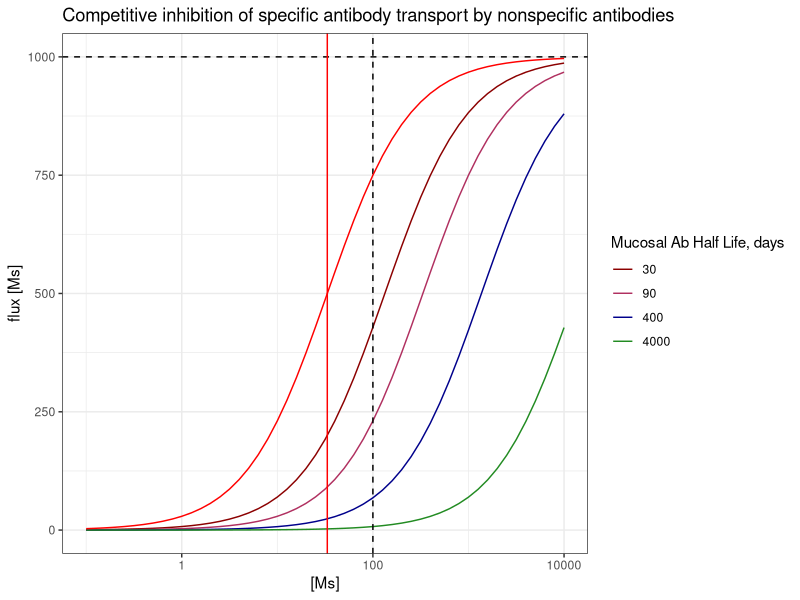
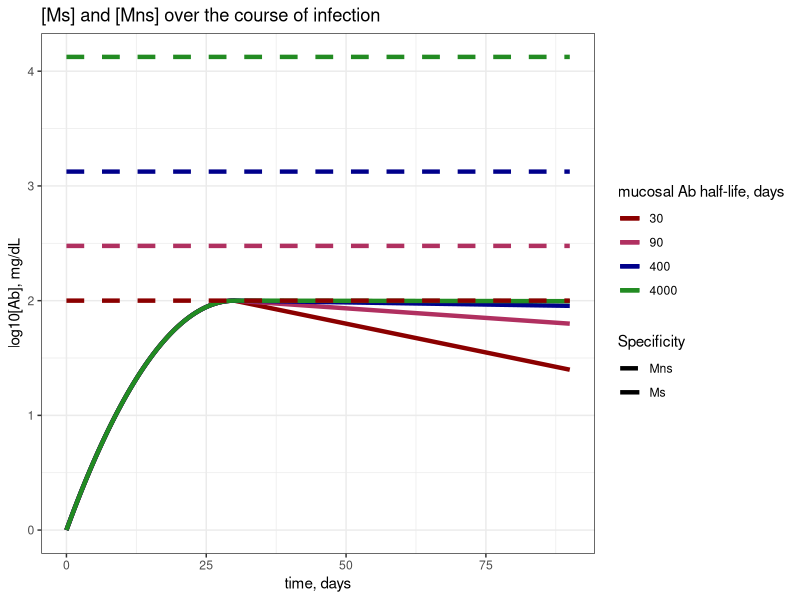
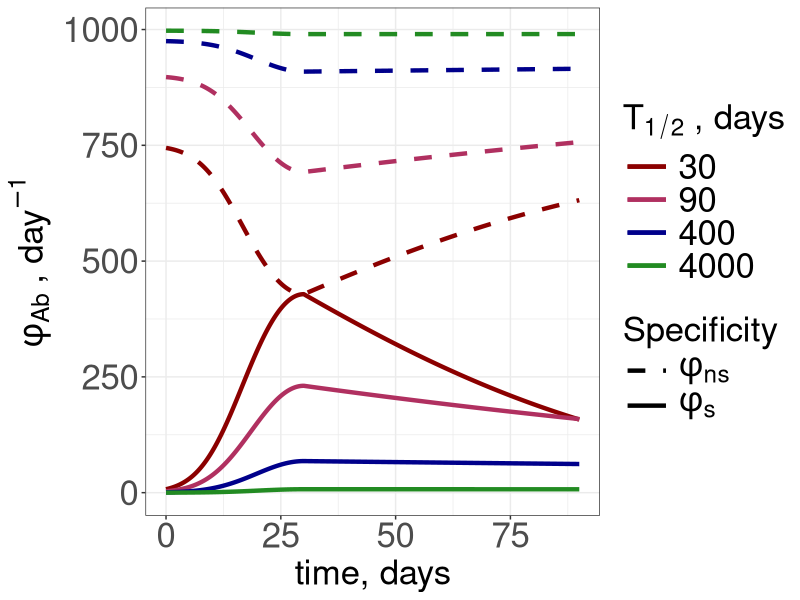
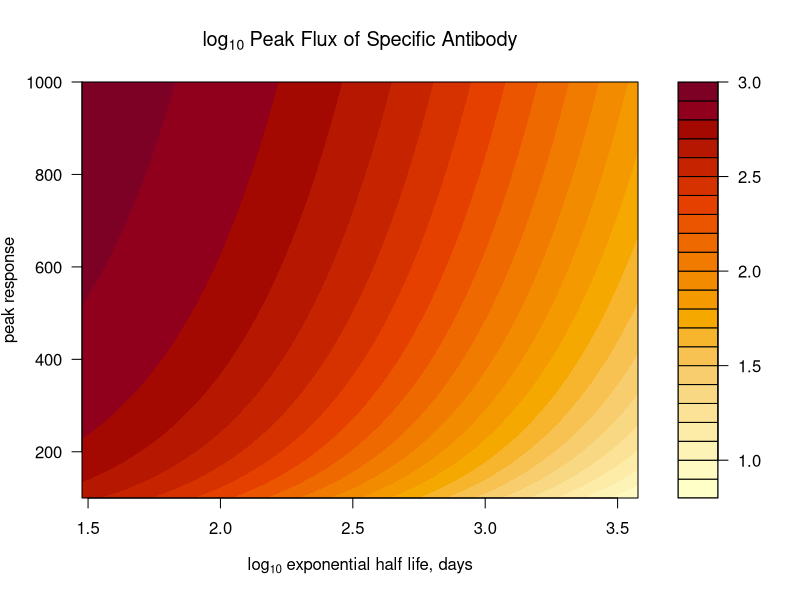
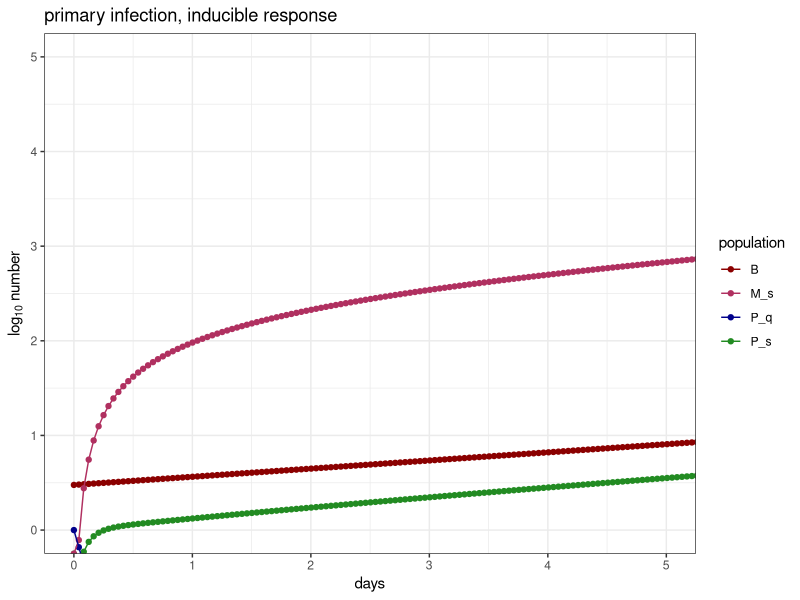
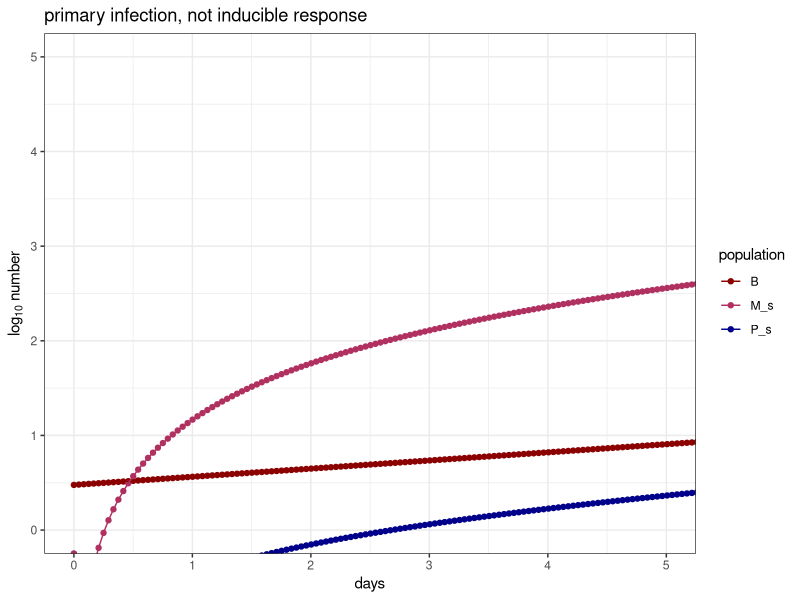
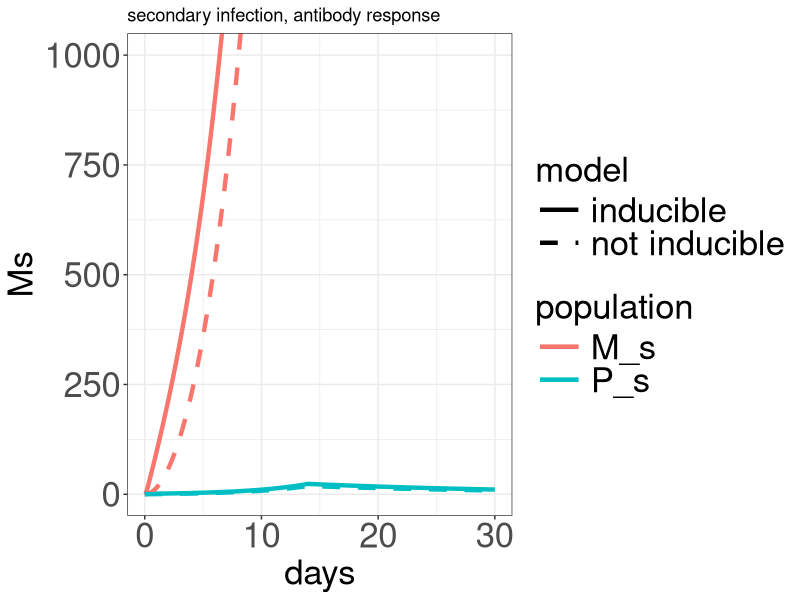
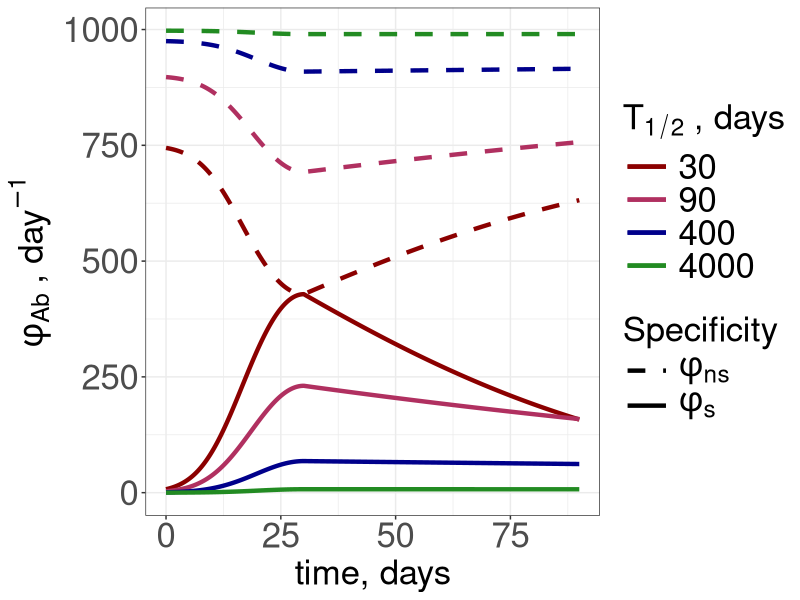

R code for these plots, in order:
## ---- chunk 1
#install.package("here")
library(here)

#install.package("ggplot2")
library(ggplot2)

#install.package("gridExtra")
library(gridExtra)

#install.packages("tidyverse")
library(tidyverse)

#install.packages("deSolve")
library(deSolve)

#load functions
MM_function = function(M_s, M_ns) {(Vmax*M_s)/(KM+M_ns+M_s)}


#choose plotting colors
my_colors = c("darkred", "maroon", "darkblue", "forestgreen", "darkorange", "goldenrod") #choose color range
num_colors = length(my_colors) #set number of colors needed for plotting
my_colors = colorRampPalette(my_colors)(num_colors) #increase number of colors staying in color range
## ---- chunk 2
# generation of new response
Ap = 100 #peak antibody titer will be the same as Mns for 90 days
#initial ab titer
A0 = 1 # initial specific ab concentration
tp = 30 #time of peak titer -- days

# steady state nonspecific antibodies
t_halfs = c(30,90,400,4000) #half lives of mucosal ab in days - 1 month, 3 months, 1 year, 10 years :) 
d_mus = log(2)/t_halfs #half lives in days
  names(d_mus) = t_halfs
c = Ap*(log(2)/min(t_halfs))# calculate c such that the minimum M_ns = Ap = 100
Mns_vec = c/d_mus #vector of approximate ss solutions
  names(Mns_vec) = t_halfs


# transport
Vmax = 10^3 # order of magnitude of peak response # we might vary this later
k2 = 1/(2/24) #rate of transport - 1/T of transport which is 1/2hours or 1/2/24ths of a day
RT = Vmax/k2 #total number (concentration) of receptors, Vmax = k2RT
KM = Ap/3 #choosing KM such that at peak in the absence of Mns, Ms would achieve 75% of max flux at peak
k1 = k2/KM #k2/min(Mns_vec) #rate of antibody binding such that KM is on the order of 10

# dynamics in the lumen 
t_half_L = 3 #half life of antibodies in the lumen, in days
d_L = log(2)/t_half_L #decay rate in the lumen


# Total time to plot responses
Tmax = 90

# will be calculated when iterating through d_mu
#r0 = (2*log(Ap/A0)/tp) + d_mu #initial/greatest exponential expansion rate
#alpha = (r0 - d_mu)/tp # rate of decay of exponential growth rate


## ---- chunk 3
#set concentrations of Ms for x axis
concentrations = 10^seq(-1, 4, by = 0.1) #range of concentrations M_s such that we span much less than and much greater than Ap

### plot flux vs [Ms] given each Mns 
flux_df = lapply(t_halfs, function(t_half){
  # set d_mu and Mns 
  d_mu = log(2)/t_half
  Mns = c/d_mu
  
  #calculate flux
  flux = sapply(concentrations, function(Ms){
   
   return(MM_function(M_s = Ms, M_ns = Mns))
  }) %>% cbind("Ms" = concentrations, "flux" = ., "t_half" = t_half) %>% as.data.frame() 
}) %>% do.call(rbind, .) %>% as.data.frame() 

## plot
plot = ggplot() + geom_line(data = flux_df, aes(x = (Ms), y = flux, group = factor(t_half), col = factor(t_half))) +
  geom_hline(yintercept = Vmax, linetype = "dashed") +
  geom_vline(xintercept = (KM), color = "red") +
  geom_vline(xintercept = (Ap), linetype= "dashed") +
geom_line(
  aes(x = concentrations, y = sapply(concentrations, function(Ms){Vmax*Ms/(KM+Ms)})),
  inherit.aes = FALSE,
  color = "red"
) +
  scale_x_continuous(trans = "log10") +
  scale_color_manual(values = my_colors) +
  labs(x = "[Ms]", y = "flux [Ms]", color = "Mucosal Ab Half Life, days", title = "Competitive inhibition of specific antibody transport by nonspecific antibodies") + 
  theme_bw()

# print to viewer
print(plot)
## ---- chunk 4
### plot Ms vs Mns over time
Mab_titers = lapply(t_halfs, function(t_half){
  # setting t.half dependent parms for nonspecific population
  d_mu = log(2)/t_half #set d_mu
  Mns = c/d_mu # steadys state nonspecific
  
  # setting t.half dependent parms for specific abs
  r0 = (2*log(Ap/A0)/tp) + d_mu #initial/greatest exponential expansion rate
  alpha = (r0 - d_mu)/tp # rate of decay of exponential growth rate

  # set time vector parms
  Tmax = Tmax # total days
  points_per_day = 24 # every hour
  time = seq(0, Tmax, length.out = Tmax*points_per_day) #generate time vector

  ### apply to calculate
  soln = data.frame("time" = time, "Ms" = sapply(time, function(t){
    if(t<=tp){A0*exp((r0 - d_mu)*t - (alpha/2)*t^2)}
    else {Ap*exp(-d_mu*(t-tp))}
  }))
  

  # solve 
  soln = soln %>% cbind(.,Mns, t_half)
}) %>% do.call(rbind, .) #concatenates all dfs from lapply list into a single df rowwise

### Plot
plot = ggplot() + geom_line(data = Mab_titers, aes(x = time, y = log10(Ms), group = factor(t_half), col = factor(t_half), linetype = "Ms"), lwd = 1.5) +
  geom_line(data = Mab_titers, aes(x = time, y = log10(Mns), group = factor(t_half), col = factor(t_half), linetype = "Mns"), lwd = 1.5) + 
  scale_color_manual(values = my_colors) +
  scale_linetype_manual(values = c("Ms" = "solid", "Mns" = "dashed")) +
  labs(x = "time, days", y = "log10[Ab], mg/dL", col = "mucosal Ab half-life, days", linetype = "Specificity", title = "[Ms] and [Mns] over the course of infection") +
  theme_bw()
  

#print to viewer
print(plot)

## ---- chunk 5
# set parms 
#transport 
Vmax = Vmax
k2 = k2
RT = RT
k1 = k1
KM = KM

#lumen
t_half_L = t_half_L
d_L = d_L

#steady state Ab
c = c
t_halfs = t_halfs
d_mus = d_mus
Mns_vec = Mns_vec
Ap = Ap

# generating new response
Ap = Ap
A0 = A0
tp = tp

# Total time 
Tmax = Tmax
## ---- chunk 6
MM_soln = lapply(t_halfs, function(t_half){
  # setting t.half dependent parms for nonspecific population
  d_mu = log(2)/t_half #set d_mu
  Mns = c/d_mu # steadys state nonspecific
  
  # setting t.half dependent parms for specific abs
  r0 = (2*log(Ap/A0)/tp) + d_mu #initial/greatest exponential expansion rate
  alpha = (r0 - d_mu)/tp # rate of decay of exponential growth rate

  # set time vector parms
  Tmax = Tmax # total days
  points_per_day = 24 # every hour
  time = seq(0, Tmax, length.out = Tmax*points_per_day) #generate time vector

  ### apply to calculate Ms titers over time
  Ms_soln = data.frame("time" = time, "t_half" = t_half, "Ms" = sapply(time, function(t){
    if(t<=tp){A0*exp((r0 - d_mu)*t - (alpha/2)*t^2)}
    else {Ap*exp(-d_mu*(t-tp))}
  }), "Mns" = Mns)
  
  ### apply to calculate Ls flux over time
  Ms_soln$phi_s = sapply(Ms_soln$Ms, function(Ms){MM_function(M_s = Ms, M_ns = Mns)})
  Ms_soln$phi_ns = sapply(Ms_soln$Ms, function(Ms){(Vmax*Mns)/(KM+Ms+Mns)})
  
  return(Ms_soln)
}) %>% do.call(rbind, .)

## ---- chunk 7
#ggplot
plot = ggplot() + geom_line(data = MM_soln, aes(x = time, y = (phi_s), group = factor(t_half), col = factor(t_half), linetype = "phi_s"), lwd = 1.5) +
  geom_line(data = MM_soln, aes(x = time, y = (phi_ns), group = factor(t_half), col = factor(t_half), linetype = "phi_ns"), lwd = 1.5) + 
  scale_color_manual(values = my_colors) +
  #coord_cartesian(ylim = c(0, 3), xlim = c(0, 15)) +
  scale_linetype_manual(values = c("phi_s" = "solid", "phi_ns" = "dashed"), labels = c("phi_s" = expression(phi[s]), "phi_ns" = expression( phi[ns]))) +
  labs(x = "time, days", y = bquote(phi[Ab] ~ ", day"^-1), col = bquote("T"[1/2] ~ ", days"), linetype = "Specificity") +
  theme_bw()+
  theme(axis.text = element_text(size = 25),
        axis.title = element_text(size = 25),
        legend.title = element_text(size = 25),
        legend.text = element_text(size = 25, hjust = 0),
        legend.key.width = unit(0.06, "npc")) 

#print to system viewer
print(plot)

#save
file = here("results", "competition", "fig-flux_over_time.png")
ggsave(plot, file = file)
## ---- chunk 8
# generation of new response
Aps = 10^seq(1, 3, by = 0.01) #peak antibody titer will be the same as Mns for 90 days
#initial ab titer
A0 = 1 # initial specific ab concentration
tp = 30 #time of peak titer -- days

# steady state nonspecific antibodies
t_halfs = 3*10^seq(1,3.1, by = 0.01) #half lives of mucosal ab in days - 1 month, 3 months, 1 year, 10 years :) 

 
heatmap_matrix = sapply(Aps, function(Ap){ #columns
  sapply(t_halfs, function(t_half){ #rows
    #set other parms
    d_mu = log(2)/t_half #half lives in days
    c = Ap*(log(2)/min(t_halfs))# calculate c such that the minimum M_ns = Ap = 100
    Mns = c/d_mu #vector of approximate ss solutions
    
    # transport
    Vmax = 10^3 # order of magnitude of peak response # we might vary this later
    k2 = 1/(2/24) #rate of transport - 1/T of transport which is 1/2hours or 1/2/24ths of a day
    RT = Vmax/k2 #total number (concentration) of receptors, Vmax = k2RT
    KM = Ap/3 #choosing KM such that at peak in the absence of Mns, Ms would achieve 75% of max flux at peak
    k1 = k2/KM #k2/min(Mns_vec) #rate of antibody binding such that KM is on the order of 10
    
    # dynamics in the lumen 
    t_half_L = 3 #half life of antibodies in the lumen, in days
    d_L = log(2)/t_half_L #decay rate in the lumen

    # Total time to plot responses
    Tmax = 90
    
    #calculate peak flux
    phi_s = MM_function(M_s = Ap, M_ns = Mns)
  })
})

### plot
### plot on log10 scale
x_ticks = c(30, 100, 300, 1000, 3000)   # half-life ticks (days)
y_ticks = c(10, 30, 100, 300, 1000)     # peak titer ticks
zlog <- log10(heatmap_matrix)
lev  <- pretty(range(zlog, finite = TRUE), 4)   # 20 = filled.contour's default nlevels

png(here("test2.png"), width = 2000, height = 1200, res = 300, type = "cairo", antialias = "none")
filled.contour(
  x = log10(t_halfs),
  y = log10(Aps),
  z = log10(heatmap_matrix),
  xlab = expression(paste("Plasma cell half-life, ", days)),
  ylab = "Peak specific antibody response in mucosa",
  main = "Peak Flux of Specific Antibody into Lumen",
  levels = lev,
  plot.axes = {
    axis(1, at = log10(x_ticks), labels = x_ticks)
    axis(2, at = log10(y_ticks), labels = y_ticks)
    contour(
      x = log10(t_halfs),
      y = log10(Aps),
      z = log10(heatmap_matrix),
      levels = lev,   # the flux value(s) where you want lines
      add = TRUE, lwd = 2, col = "black",
      drawlabels = TRUE,
      method = "flattest",
      vfont = c("sans serif", "bold"),
  labcex = 0.8                      # optional: bigger labels
    )
  },
  key.title = title(main = bquote(atop("log"[10], "peak flux")), cex.main = 1)
)
dev.off()

## ---- chunk 9
# generation of new response
Ap = 100 #peak antibody titer will be the same as Mns for 90 days
#initial ab titer
A0 = 1 # initial specific ab concentration
tp = 30 #time of peak titer -- days

# steady state nonspecific antibodies
t_halfs = c(30,90,400,4000) #half lives of mucosal ab in days - 1 month, 3 months, 1 year, 10 years :) 
d_mus = log(2)/t_halfs #half lives in days
  names(d_mus) = t_halfs
c = Ap*(log(2)/min(t_halfs))# calculate c such that the minimum M_ns = Ap = 100
Mns_vec = c/d_mus #vector of approximate ss solutions
  names(Mns_vec) = t_halfs

# transport
Vmax = 10^3 # order of magnitude of peak response # we might vary this later
k2 = 1/(2/24) #rate of transport - 1/T of transport which is 1/2hours or 1/2/24ths of a day
RT = Vmax/k2 #total number (concentration) of receptors, Vmax = k2RT
KM = Ap/3 #choosing KM such that at peak in the absence of Mns, Ms would achieve 75% of max flux at peak
k1 = k2/KM #k2/min(Mns_vec) #rate of antibody binding such that KM is on the order of 10

### parms for heatmap 
Aps = seq(100, 1000, by = 10) #peak antibody titer will be the same as Mns for 90 days

t_halfs = 3*10^seq(1,3.1, by = 0.01) #half lives of mucosal ab in days - 1 month, 3 months, 1 year, 10 years :) 
 
heatmap_matrix = sapply(Aps, function(Ap){ #columns
  sapply(t_halfs, function(t_half){ #rows
    #set other parms
    d_mu = log(2)/t_half #half lives in days
    Mns = c/d_mu #vector of approximate ss solutions
    
    #calculate peak flux
    phi_s = MM_function(M_s = Ap, M_ns = Mns)
  })
})

### plot
#plot AICs
filled.contour(x = log10(t_halfs), y = (Aps), z=log10(heatmap_matrix), lwd = 2, ylab = expression(paste("peak response")), xlab = expression(paste(log[10], " exponential half life, ", days)), main = bquote("log"[10] ~ "Peak Flux of Specific Antibody"))


## compute the colour-band breaks explicitly, on the log10 scale
### plot on log10 scale
x_ticks = c(30, 100, 300, 1000, 3000)   # half-life ticks (days)
y_ticks = seq(100,1000, by = 100)    # peak titer ticks
zlog <- log10(heatmap_matrix)
lev  <- pretty(range(zlog, finite = TRUE), 5)   # 20 = filled.contour's default nlevels

png(here("test.png"), width = 2000, height = 1200, res = 300, type = "cairo", antialias = "none")
filled.contour(
  x = log10(t_halfs),
  y = Aps,
  z = zlog,
  levels = lev,
  xlab = expression(paste("Plasma cell half life, ", days)),
  ylab = "Peak specific antibody response in mucosa",
  main = "Peak Flux of Specific Antibody into Lumen",
  plot.axes = {
    axis(1, at = log10(x_ticks), labels = x_ticks)
    axis(2, at = seq(200, 1000, by = 200), labels = seq(200, 1000, by = 200), cex.axis = 0.8)
    contour(
      x = log10(t_halfs), y = Aps, z = zlog,
      levels = c(0.5,1,1.5,2,2.5,3),
      add = TRUE, lwd = 2, col = "black",
      drawlabels = TRUE,
      method = "edge",
      vfont = c("sans serif", "bold"),
  labcex = 0.8                      # optional: bigger labels
    )
  },
  key.title = title(main = bquote(atop("log"[10], "peak flux")), cex.main = 1)
)
dev.off()
## ---- chunk 10
# Antibody concentrations in the respiratory mucosa #
secondary_response.model1 <- function(t, y, parms)  # Single partial immune class (RPS)                       
{with(as.list(parms),	# allows the parameter file parms to be as a list
      {  
        y = pmax(y,0)         # avoid negative values (not ideal but ok)
        
        # map the state variables
        B = y[1]         # B cells 
        P_s = y[2]       # Antibody secreting cells (specific)
        P_q = y[3]       # quiescent antibody secreting cells (specific)
        M_s = y[4]       # specific Ab in mucosa
        
        # make empty variables for the derivatives
        dB = 0      # change in specific Ab in the lumen
        dP_s = 0    # change in specific ASCs
        dP_q = 0    # change in quiescent ASCs
        dM_s = 0    # change in specific antibodies in mucosa
        
        #####################################
        # define V function 
        V.function = function(t_infection, t) {
          if(t>=min(t_infection) & t <= max(t_infection)){
            V = 1}
          else(V = 0)
        return(V)}
        # set V
        V = V.function(t_infection, t)
        #####################################
        ## calculate the derivatives
        # cell populations
        dB = r*(1-f)*V*B - d_B*B #proliferation only when virus present, some fraction f differentiates to P_s
        dP_s = r*f*V*B + s*V*P_q - d_s*P_s - q*P_s #differentiation from B cells or P_q only when virus present
        dP_q = q*P_s - d_q*P_q - s*V*P_q #P_s always differentiates to P_q with some rate q.
        
        # Specific antibodies        
        dM_s = a*P_s - d_a*M_s #P_s secretes antibody
        
        # output the derivatives
        dy=c(dB, dP_s, dP_q, dM_s) #vector of derivatives 
        
        return(list(dy)) #lists vector and returns
      }
  ) 
} # we will need to think about how to set M_ns if we want to track specific IgA in the lumen.

## ---- chunk 11
# death rates
d_B = log(2)/(365) # B cell death rate, x days half life
d_s = 0 # secretory cell death rate #don't consider for now
d_q = log(2)/(365) # quiescent cell death rate long lived like bm
  
# proliferation and differentiation
r = 0.3 # b cell proliferation rate - doubling time is 1/2 day
f = 1/3 # fraction of division that produce secretory cells
q = log(2)/14 # rate of secretory cells to quiescence #should equal d_mu
s = 10 # rate of quiescent cell recruitment to secretion #should be very fast, like a percentage per hour

# antibody dynamics
a = 100 # rate of IgA secretion by secretory cells # not dealing with density but total number now
d_a = log(2)/3 # IgA molecular decay rate, 3 days half life

# infection timing
t_infection = c(0,14) #time range of antigen presence (V = 1 when t in t_infection)
## ---- chunk 12
# parameters list for deSolve
params = list(
  d_B = d_B, # B cell death rate
  d_s = d_s, # secretory cell death rate
  d_q = d_q, # quiescent cell death rate
  d_a = d_a, # IgA molecular decay rate
    
  # proliferation and differentiation
  r = r, # b cell proliferation rate
  f = f, # fraction of division that produce secretory cells
  q = q, # rate of secretory cells to quiescence
  s = s, # rate of quiescent cell recruitment to secretion
  
  # antibody dynamics
  a = a, # rate of IgA secretion by secretory cells
  d_a = d_a, # IgA molecular decay rate in mucosa
  
  #infection timing
  t_infection = t_infection #time range of antigen presence (V = 1 when t in t_infection)
)

# simulation Time parameters 
Tmax   = 30                         # max time in days
points.per.day = 24              # output points per day

#initial conditions
init_cond = c("B" = 3, "P_s" = 0, "P_q" = 1, "M_s" = 0)

# solve 
soln = as.data.frame(ode(y = init_cond, times = seq(0, Tmax, length.out = Tmax*points.per.day), secondary_response.model1, parms = params)) 

# long form ode 
soln_long = soln %>% pivot_longer(
  cols = !c(time),
  names_to = "population",
  values_to = "number"
)

# ggplot
 plot = ggplot() +
  geom_point(data = soln_long, aes(x = time, y = log10(number), group = population, col = population)) + #plots each population seperately over time 
  geom_line(data = soln_long, aes(x = time, y = log10(number), group = population, col = population)) + #plots each population seperately over time
   coord_cartesian(xlim = c(0,5), ylim = c(0,5)) +
   labs(x = "days",, y = bquote("log"[10] ~ "number"), title = "primary infection, inducible response") +
  theme_bw() + #removes grey background and changes aesthetics
  scale_color_manual(values = my_colors) #changes colors to defined vector

# print
print(plot)
## ---- chunk 13
# Antibody concentrations in the respiratory mucosa #
secondary_response.model_notinducible <- function(t, y, parms)  # Single partial immune class (RPS)                       
{with(as.list(parms),	# allows the parameter file parms to be as a list
      {  
        y = pmax(y,0)         # avoid negative values (not ideal but ok)
        
        # map the state variables
        B = y[1]         # B cells 
        P_s = y[2]       # Antibody secreting cells (specific)
        M_s = y[3]       # specific Ab in mucosa
        
        # make empty variables for the derivatives
        dB = 0      # change in specific Ab in the lumen
        dP_s = 0    # change in specific ASCs
        dM_s = 0    # change in specific antibodies in mucosa
        
        #####################################
        # define V function 
        V.function = function(t_infection, t) {
          if(t>=min(t_infection) & t <= max(t_infection)){
            V = 1}
          else(V = 0)
        return(V)}
        # set V
        V = V.function(t_infection, t)
        #####################################
        ## calculate the derivatives
        # cell populations
        dB = r*(1-f)*V*B - d_B*B #proliferation only when virus present, some fraction f differentiates to P_s
        dP_s = r*f*V*B - d_s*P_s #differentiation from B cells or P_q only when virus present
        
        # Specific antibodies        
        dM_s = a*P_s - d_a*M_s #P_s secretes antibody
        
        # output the derivatives
        dy=c(dB, dP_s, dM_s) #vector of derivatives 
        
        return(list(dy)) #lists vector and returns
      }
  ) 
} # we will need to think about how to set M_ns if we want to track specific IgA in the lumen.
## ---- chunk 14
# death rates
d_B = d_B # B cell death rate, 2 years half life
d_s = q # rate of secretory cells to death #should equal d_mu and q
 
# proliferation and differentiation
r = r # b cell proliferation rate - doubling time is 1 day
f = f # fraction of division that produce secretory cells

# antibody dynamics
a = a # rate of IgA secretion by secretory cells # not dealing with density but total number now
d_a = d_a # IgA molecular decay rate, 3 days half life

# infection timing
t_infection = c(0,14) #time range of antigen presence (V = 1 when t in t_infection)
## ---- chunk 15
# parameters list for deSolve
params = list(
  d_B = d_B, # B cell death rate
  d_s = d_s, # secretory cell death rate

    
  # proliferation and differentiation
  r = r, # b cell proliferation rate
  f = f, # fraction of division that produce secretory cells

  # antibody dynamics
  a = a, # rate of IgA secretion by secretory cells
  d_a = d_a, # IgA molecular decay rate in mucosa
  
  #infection timing
  t_infection = t_infection #time range of antigen presence (V = 1 when t in t_infection)
)

# simulation Time parameters 
Tmax   = 30                         # max time in days
points.per.day = 24              # output points per day

#initial conditions
init_cond = c("B" = 3, "P_s" = 0, "M_s" = 0)

# solve 
soln_notinducible = as.data.frame(ode(y = init_cond, times = seq(0, Tmax, length.out = Tmax*points.per.day), secondary_response.model_notinducible, parms = params)) 

# long form ode 
soln_notinducible_long = soln_notinducible %>% pivot_longer(
  cols = !c(time),
  names_to = "population",
  values_to = "number"
)

# ggplot
 plot = ggplot() +
  geom_point(data = soln_notinducible_long, aes(x = time, y = log10(number), group = population, col = population)) + #plots each population seperately over time 
  geom_line(data = soln_notinducible_long, aes(x = time, y = log10(number), group = population, col = population)) + #plots each population seperately over time
   coord_cartesian(ylim = c(0,5), xlim = c(0,5)) +
   labs(x = "days", y = bquote("log"[10] ~ "number"), title = "primary infection, not inducible response") +
  theme_bw() + #removes grey background and changes aesthetics
  scale_color_manual(values = my_colors) #changes colors to defined vector

# print
print(plot)

## ---- chunk 16
plot = ggplot() + geom_line(data = soln_long %>% filter(population %in% c("P_s", "M_s")), aes(x = time, y = (number), linetype = "inducible", group = population, color = population), lwd = 1.5) + 
  geom_line(data = soln_notinducible_long %>% filter(population %in% c("P_s", "M_s")), aes(x = time, y = (number), linetype = "not inducible", group = population, color = population), lwd = 1.5) +
  coord_cartesian(xlim = c(0,30), ylim = 10^c(0,3)) +
  scale_linetype_manual(values = c("inducible" = "solid", "not inducible" = "dashed")) +
  labs(x = "days", y = bquote("Ms"), linetype = "model", title = "secondary infection, antibody response") +
  theme_bw() + #removes grey background and changes aesthetics
  theme(axis.text = element_text(size = 25),
        axis.title = element_text(size = 25),
        legend.title = element_text(size = 25),
        legend.text = element_text(size = 25, hjust = 0),
        legend.key.width = unit(0.06, "npc")
  )
#print to viewer
print(plot)
